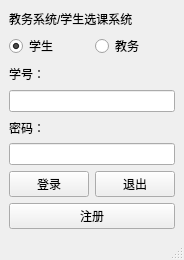
<?xml version="1.0" encoding="UTF-8"?>
<ui version="4.0">
 <class>MainWindow</class>
 <widget class="QMainWindow" name="MainWindow">
  <property name="geometry">
   <rect>
    <x>0</x>
    <y>0</y>
    <width>180</width>
    <height>260</height>
   </rect>
  </property>
  <property name="windowTitle">
   <string>Leo's Courses</string>
  </property>
  <widget class="QWidget" name="centralwidget">
   <layout class="QGridLayout" name="gridLayout">
    <item row="0" column="0">
     <layout class="QVBoxLayout" name="verticalLayout" stretch="0,0,0,0,0,0,0,0">
      <item>
       <widget class="QLabel" name="label">
        <property name="font">
         <font>
          <family>Microsoft YaHei UI</family>
         </font>
        </property>
        <property name="text">
         <string>教务系统/学生选课系统</string>
        </property>
       </widget>
      </item>
      <item>
       <layout class="QHBoxLayout" name="horizontalLayout">
        <item>
         <widget class="QRadioButton" name="radioButton_student">
          <property name="enabled">
           <bool>true</bool>
          </property>
          <property name="font">
           <font>
            <family>Microsoft YaHei UI</family>
           </font>
          </property>
          <property name="text">
           <string>学生</string>
          </property>
          <property name="checked">
           <bool>true</bool>
          </property>
         </widget>
        </item>
        <item>
         <widget class="QRadioButton" name="radioButton_provost">
          <property name="font">
           <font>
            <family>Microsoft YaHei UI</family>
           </font>
          </property>
          <property name="text">
           <string>教务</string>
          </property>
          <property name="checked">
           <bool>false</bool>
          </property>
         </widget>
        </item>
       </layout>
      </item>
      <item>
       <widget class="QLabel" name="label_3">
        <property name="font">
         <font>
          <family>Microsoft YaHei UI</family>
         </font>
        </property>
        <property name="text">
         <string>学号：</string>
        </property>
       </widget>
      </item>
      <item>
       <widget class="QLineEdit" name="lineEdit_std_num"/>
      </item>
      <item>
       <widget class="QLabel" name="label_2">
        <property name="font">
         <font>
          <family>Microsoft YaHei UI</family>
         </font>
        </property>
        <property name="text">
         <string>密码：</string>
        </property>
       </widget>
      </item>
      <item>
       <widget class="QLineEdit" name="lineEdit_pw"/>
      </item>
      <item>
       <layout class="QHBoxLayout" name="horizontalLayout_2">
        <item>
         <widget class="QPushButton" name="pushButton_enter0">
          <property name="font">
           <font>
            <family>Microsoft YaHei UI</family>
           </font>
          </property>
          <property name="text">
           <string>登录</string>
          </property>
         </widget>
        </item>
        <item>
         <widget class="QPushButton" name="pushButton_quit0">
          <property name="font">
           <font>
            <family>Microsoft YaHei UI</family>
           </font>
          </property>
          <property name="text">
           <string>退出</string>
          </property>
         </widget>
        </item>
       </layout>
      </item>
      <item>
       <widget class="QPushButton" name="pushButton_register">
        <property name="font">
         <font>
          <family>Microsoft YaHei UI</family>
         </font>
        </property>
        <property name="text">
         <string>注册</string>
        </property>
       </widget>
      </item>
     </layout>
    </item>
   </layout>
  </widget>
  <widget class="QStatusBar" name="statusbar"/>
 </widget>
 <resources/>
 <connections/>
</ui>
